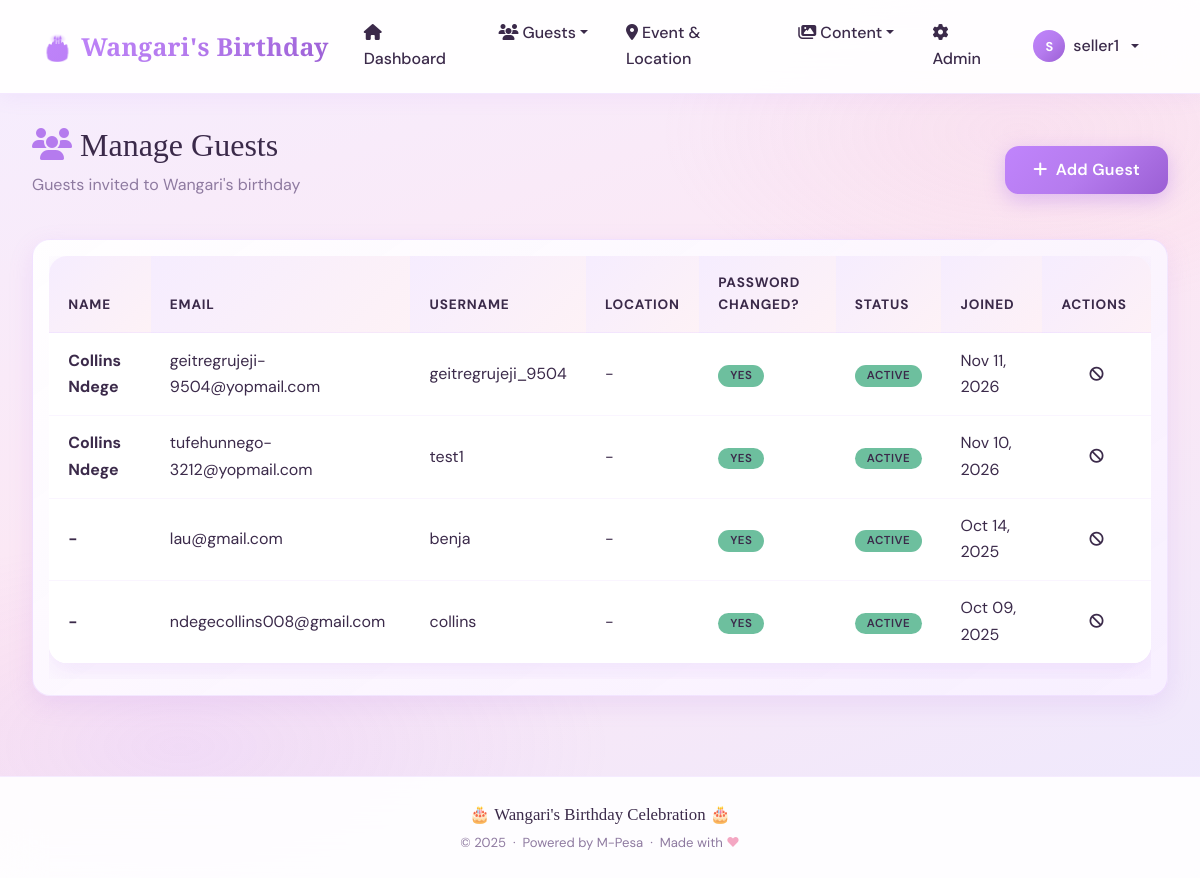
The app's page /accounts/manage-buyers/ (signed in) with its own data.
### apps/accounts/models.py (models this page shows, shortened)
class User(AbstractUser):
    ROLE_CHOICES = [
        ('SELLER', 'Admin/Organiser'),
        ('BUYER', 'Guest'),
    ]
    phone_number = models.CharField(max_length=15, unique=True, null=True, blank=True)
    role = models.CharField(max_length=10, choices=ROLE_CHOICES, default='BUYER')
    created_by = models.ForeignKey('self', on_delete=models.CASCADE, null=True, blank=True, related_name='created_buyers')
    real_name = models.CharField(max_length=150, blank=True, default='')
    email_verified = models.BooleanField(default=False)
    location = models.CharField(max_length=255, blank=True, default='')
    must_change_password = models.BooleanField(default=False)
    objects = UserManager()
    def is_seller(self):
        return self.role == 'SELLER'

### apps/accounts/views.py (the view)
# urls.py: path('manage-buyers/', views.manage_buyers, name='manage_buyers'),
@login_required
@seller_required
def manage_buyers(request):
    buyers = User.objects.filter(role='BUYER').order_by('-date_joined')
    return render(request, 'accounts/manage_buyers.html', {'buyers': buyers})

### templates/accounts/manage_buyers.html (shortened to what this page needs)
{% extends 'base.html' %}
{% block content %}
<div class="row mb-4">
  <div class="col-12">
    <div class="d-flex justify-content-between align-items-center flex-wrap gap-2">
      <div>
        <h2 style="font-family:'Playfair Display',serif;"><i class="fas fa-users me-2" style="color:var(--primary);"></i>Manage Guests</h2>
        <p style="color:var(--text-muted);">Guests invited to Wangari's birthday</p>
      </div>
      <a href="{% url 'accounts:register_buyer' %}" class="btn btn-primary"><i class="fas fa-plus me-2"></i>Add Guest</a>
    </div>
  </div>
</div>
<div class="row">
  <div class="col-12">
    <div class="card">
      <div class="card-body">
        {% if buyers %}
        <div class="table-responsive">
          <table class="table table-hover align-middle">
            <thead><tr><th>Name</th><th>Email</th><th>Username</th><th>Location</th><th>Password Changed?</th><th>Status</th><th>Joined</th><th>Actions</th></tr></thead>
            <tbody>
              {% for buyer in buyers %}
              <tr>
                <td><strong>{{ buyer.real_name|default:"-" }}</strong></td>
                <td>{{ buyer.email }}</td>
                <td>{{ buyer.username }}</td>
                <td>{{ buyer.location|default:"-" }}</td>
                <td>{% if buyer.must_change_password %}<span class="badge bg-warning text-dark">Pending</span>{% else %}<span class="badge bg-success">Yes</span>{% endif %}</td>
                <td>{% if buyer.is_active %}<span class="badge bg-success">Active</span>{% else %}<span class="badge bg-danger">Inactive</span>{% endif %}</td>
                <td>{{ buyer.date_joined|date:"M d, Y" }}</td>
                <td>
                  <a href="{% url 'accounts:toggle_buyer_status' buyer.id %}" class="btn btn-sm btn-outline-{% if buyer.is_active %}danger{% else %}success{% endif %}" title="{% if buyer.is_active %}Deactivate{% else %}Activate{% endif %}">
                    <i class="fas fa-{% if buyer.is_active %}ban{% else %}check{% endif %}"></i>
                  </a>
                </td>
              </tr>
              {% endfor %}
            </tbody>
          </table>
        </div>
        {% endif %}
      </div>
    </div>
  </div>
</div>
{% endblock %}

### templates/navbar.html (shortened to what this page needs)
{% load static %}
<nav class="navbar navbar-expand-lg sticky-top">
    <div class="container">
        <a class="navbar-brand d-flex align-items-center gap-2" href="{% if user.is_authenticated %}{% url 'accounts:dashboard' %}{% else %}{% url 'accounts:login' %}{% endif %}">
            <span>🎂</span>
            <span>Wangari's Birthday</span>
        </a>
        {% if user.is_authenticated %}
            <div class="collapse navbar-collapse" id="navbarNav">
                <ul class="navbar-nav me-auto">
                    <li class="nav-item"><a class="nav-link" href="{% url 'accounts:dashboard' %}"><i class="fas fa-home me-1"></i>Dashboard</a></li>
                    {% if user.is_seller %}
                        <li class="nav-item dropdown">
                            <a class="nav-link dropdown-toggle" href="#" role="button" data-bs-toggle="dropdown"><i class="fas fa-users me-1"></i>Guests</a>
                        </li>
                        <li class="nav-item"><a class="nav-link" href="/admin/products/event/"><i class="fas fa-map-marker-alt me-1"></i>Event & Location</a></li>
                        <li class="nav-item dropdown">
                            <a class="nav-link dropdown-toggle" href="#" role="button" data-bs-toggle="dropdown"><i class="fas fa-images me-1"></i>Content</a>
                        </li>
                        <li class="nav-item"><a class="nav-link" href="/admin/"><i class="fas fa-cog me-1"></i>Admin</a></li>
                    {% endif %}
                </ul>
                <ul class="navbar-nav">
                    <li class="nav-item dropdown">
                        <a class="nav-link dropdown-toggle d-flex align-items-center gap-2" href="#" role="button" data-bs-toggle="dropdown">
                            <span style="width:32px;height:32px;border-radius:50%;background:var(--grad-primary);display:inline-flex;align-items:center;justify-content:center;color:#fff;font-size:0.8rem;font-weight:700;">{{ user.username|first|upper }}</span>
                            {{ user.real_name|default:user.username }}
                        </a>
                    </li>
                </ul>
            </div>
        {% else %}
            <div class="ms-auto"><a class="btn btn-primary btn-sm" href="{% url 'accounts:login' %}"><i class="fas fa-sign-in-alt me-1"></i>Login</a></div>
        {% endif %}
    </div>
</nav>

### static/css/main.css (style rules this page uses)
:root { --primary: #b57bee; --primary-dark: #9b5fd4; --primary-light: #e8d5fb; --rose: #f4a7c3; --rose-light: #fde8f1; --gold: #f0c27f; --success: #6dbf9e; --danger: #e07b8a; --warning: #f0c27f; --info: #89b4e8; --dark: #3b2a4a; --body-bg: #faf5ff; --text: #3b2a4a; --text-muted: #8e7aa0; --white: #ffffff; --grad-primary: linear-gradient(135deg, #c084fc 0%, #b57bee 50%, #9b5fd4 100%); --grad-rose: linear-gradient(135deg, #f9a8d4 0%, #f4a7c3 100%); --grad-bg: linear-gradient(160deg, #f5eeff 0%, #fce7f3 50%, #ede9fe 100%); --grad-card: linear-gradient(145deg, rgba(255,255,255,0.95) 0%, rgba(248,240,255,0.9) 100%); --grad-header: linear-gradient(135deg, rgba(192,132,252,0.15) 0%, rgba(244,167,195,0.15) 100%); --shadow-sm: 0 2px 8px rgba(181,123,238,0.10); --shadow-md: 0 8px 24px rgba(181,123,238,0.15); --shadow-lg: 0 16px 40px rgba(181,123,238,0.20); --shadow-xl: 0 24px 56px rgba(181,123,238,0.25); --shadow-rose: 0 8px 32px rgba(244,167,195,0.25); --radius: 18px; --radius-lg: 28px; --radius-xl: 40px; }
*, *::before, *::after { box-sizing: border-box; }
html { scroll-behavior: smooth; }
body { background: var(--grad-bg); background-attachment: fixed; min-height: 100vh; font-family: 'DM Sans', -apple-system, BlinkMacSystemFont, sans-serif; color: var(--text); line-height: 1.65; }
body::before { content: ''; position: fixed; inset: 0; background: radial-gradient(ellipse 60% 40% at 15% 85%, rgba(192,132,252,0.12) 0%, transparent 60%), radial-gradient(ellipse 50% 35% at 85% 15%, rgba(244,167,195,0.12) 0%, transparent 60%), radial-gradient(ellipse 40% 30% at 50% 50%, rgba(221,214,254,0.08) 0%, transparent 60%); pointer-events: none; z-index: -1; }
h1, h2, h3, h4, h5 { font-family: 'Playfair Display', Georgia, serif; color: var(--dark); }
.navbar { background: rgba(255, 255, 255, 0.92) !important; backdrop-filter: blur(24px); border-bottom: 1px solid rgba(192,132,252,0.18); box-shadow: 0 2px 20px rgba(181,123,238,0.10); padding: 0.75rem 0; }
.navbar-brand { font-family: 'Playfair Display', serif; font-weight: 700; font-size: 1.55rem; background: var(--grad-primary); -webkit-background-clip: text; -webkit-text-fill-color: transparent; background-clip: text; letter-spacing: 0.3px; }
.navbar-nav .nav-link { font-weight: 500; color: var(--dark) !important; border-radius: 12px; margin: 0 3px; padding: 8px 16px !important; transition: all 0.3s ease; }
.card { background: var(--grad-card); border: 1px solid rgba(192,132,252,0.18); border-radius: var(--radius); box-shadow: var(--shadow-md); transition: transform 0.35s cubic-bezier(0.4,0,0.2,1), box-shadow 0.35s ease; overflow: hidden; color: var(--text) !important; }
.card * { color: var(--text) !important; }
.card::before { content: ''; position: absolute; top: 0; left: 0; right: 0; height: 3px; background: var(--grad-primary); opacity: 0; transition: opacity 0.3s ease; }
.btn { border-radius: 14px; font-weight: 600; padding: 12px 28px; border: none; position: relative; overflow: hidden; letter-spacing: 0.3px; transition: all 0.35s cubic-bezier(0.4,0,0.2,1); }
.btn::after { content: ''; position: absolute; top: 0; left: -100%; width: 100%; height: 100%; background: linear-gradient(90deg, transparent, rgba(255,255,255,0.28), transparent); transition: left 0.55s ease; }
.btn-primary { background: var(--grad-primary); color: #fff; box-shadow: 0 6px 20px rgba(181,123,238,0.40); }
.table { background: rgba(255,255,255,0.95); border-radius: var(--radius); overflow: hidden; box-shadow: var(--shadow-md); color: var(--text) !important; }
.table * { color: var(--text) !important; }
.table th { background: var(--grad-header); border: none; font-weight: 700; padding: 1rem 1.2rem; color: var(--dark) !important; font-size: 0.85rem; text-transform: uppercase; letter-spacing: 0.8px; }
.table td { border: none; border-top: 1px solid rgba(192,132,252,0.08); padding: 0.9rem 1.2rem; vertical-align: middle; }
.badge { padding: 5px 12px; border-radius: 20px; font-weight: 600; font-size: 0.72rem; text-transform: uppercase; letter-spacing: 0.5px; }
.bg-success { background: var(--success) !important; }

### records on screen
User: username|first "S", real_name "seller1"
User: real_name "Collins Ndege", email "geitregrujeji-9504@yopmail.com", username "geitregrujeji_9504", location "-", must_change_password "YES", is_active "ACTIVE", date_joined "Nov 11, 2026"
User: real_name "Collins Ndege", email "tufehunnego-3212@yopmail.com", username "test1", location "-", must_change_password "YES", is_active "ACTIVE", date_joined "Nov 10, 2026"
User: real_name "-", email "lau@gmail.com", username "benja", location "-", must_change_password "YES", is_active "ACTIVE", date_joined "Oct 14, 2025"
User: real_name "-", email "ndegecollins008@gmail.com", username "collins", location "-", must_change_password "YES", is_active "ACTIVE", date_joined "Oct 09, 2025"
